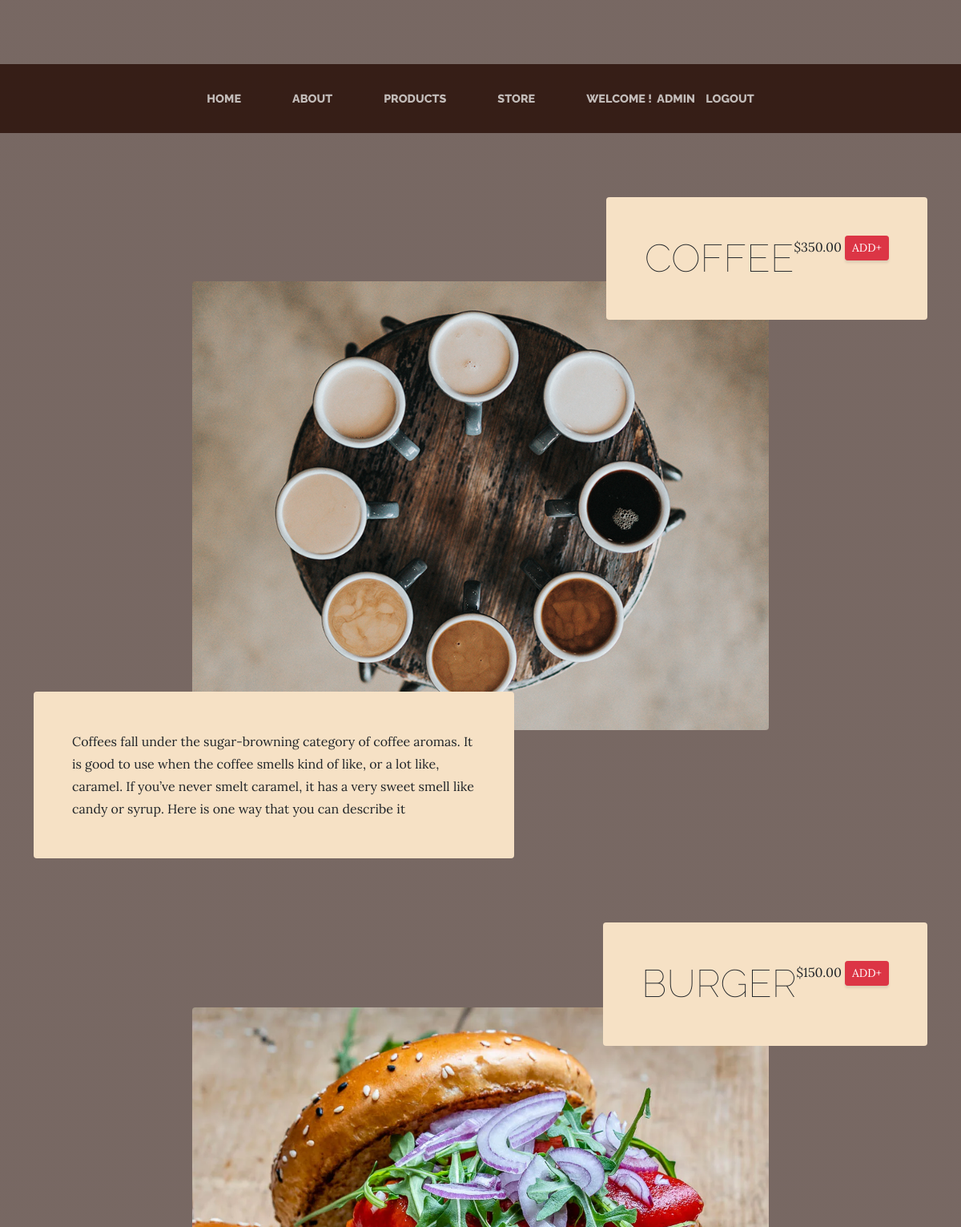
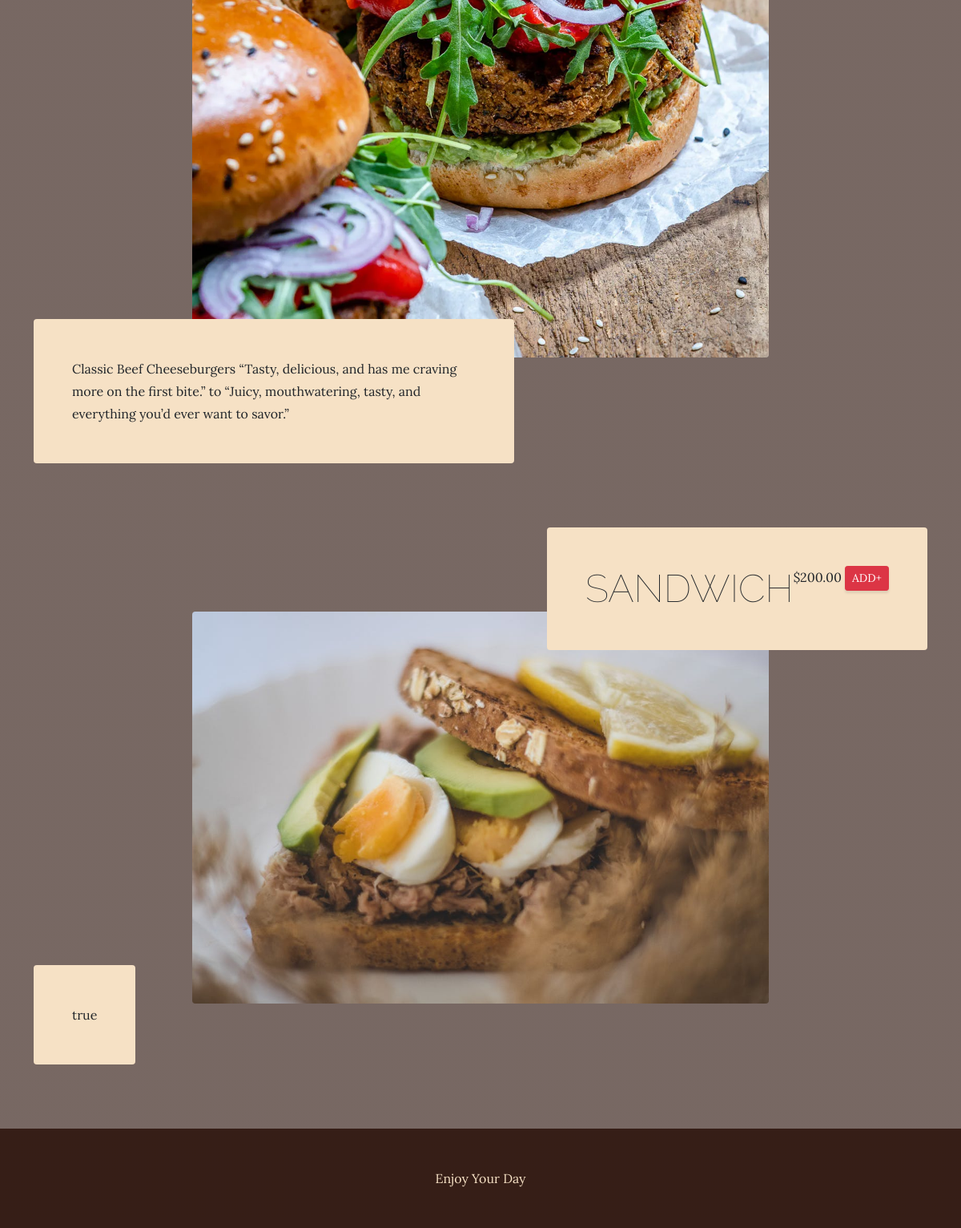
Screenshot of /products/ (signed in) with the database file from the repository (2 pictures, top to bottom).
### myapp/models.py (models this page shows)
class Products(models.Model):
    user = models.ForeignKey(User, on_delete = models.CASCADE)
    pname = models.CharField(max_length = 100)
    description = models.TextField()
    uom_id = models.IntegerField(null= True)
    price_per_unit = models.DecimalField(max_digits = 5, decimal_places = 2)
    image = models.ImageField(upload_to = "images", null = True)

### myapp/views.py (the view)
# urls.py: path('products/', products, name = "products"),
@login_required(login_url='/login')
def products(request):
	prod = Products.objects.all()
	return render(request, 'products.html', {'prod':prod})

### myapp/templates/products.html
{% load static %} {% include 'header.html' %} {% for pr in prod %}
<section class="page-section">
    <div class="container">
        <div class="product-item">
            <div class="product-item-title d-flex">
                <div class="bg-faded p-5 d-flex ms-auto rounded">
                    <h2 class="section-heading mb-0">
                        <span class="section-heading-lower">{{pr.pname}}</span>
                    </h2>
                        <span class="section-heading-upper">${{pr.price_per_unit}}
                    <a href="{% url 'order_det'%}" class="btn btn-danger btn-sm">ADD+</a>
                    </span>
                </div>
            </div>
            <img class="product-item-img mx-auto d-flex rounded img-fluid mb-3 mb-lg-0" src="{{pr.image.url}}" alt="..." />
            <div class="product-item-description d-flex me-auto">
                <div class="bg-faded p-5 rounded">
                    <p class="mb-0">{{pr.description}}</p>
                </div>
            </div>
        </div>
    </div>
</section>
{% endfor %}
{% include 'footer.html' %}

### myapp/templates/header.html (shortened to what this page needs)
{% load static %}
<!DOCTYPE html>
<html lang="en">
<head>
    <link href="{% static 'css/styles.css' %}" rel="stylesheet" />
</head>
<body>
    <nav class="navbar navbar-expand-lg navbar-dark py-lg-4" id="mainNav">
        <div class="container">
            <div class="collapse navbar-collapse" id="navbarSupportedContent">
                <ul class="navbar-nav mx-auto">
                    <li class="nav-item px-lg-4"><a class="nav-link text-uppercase" href="/">Home</a></li>
                    <li class="nav-item px-lg-4"><a class="nav-link text-uppercase" href="{% url 'about' %}">About</a></li>
                    <li class="nav-item px-lg-4"><a class="nav-link text-uppercase" href="{% url 'products' %}">Products</a></li>
                    <li class="nav-item px-lg-4"><a class="nav-link text-uppercase" href="{% url 'store' %}">Store</a></li>
                    {% if request.user.is_authenticated %}
                    <li class="nav-item px-lg-4"><a class="nav-link text-uppercase" href="{% url 'logout' %}"><span>Welcome !&nbsp; {{request.user}}</span>&nbsp;&nbsp;&nbsp;&nbsp;logout</a></li>
                    {% else %}
                    <li class="nav-item px-lg-4"><a class="nav-link text-uppercase" href="{% url 'register' %}">Signup</a></li>
                    {% endif %}
                </ul>
            </div>
        </div>
    </nav>

### rows the page displays
Products: pname "COFFEE", price_per_unit "350.00", image (picture), description "Coffees fall under the sugar-browning category of coffee aromas. It is good to use when the coffee smells kind of like, or a lot like, caramel. If you’ve never smelt caramel, it has a very sweet smell like candy or syrup. Here is one way that you can describe it"
Products: pname "BURGER", price_per_unit "150.00", image (picture), description "Classic Beef Cheeseburgers “Tasty, delicious, and has me craving more on the first bite.” to “Juicy, mouthwatering, tasty, and everything you’d ever want to savor.”"
Products: pname "SANDWICH", price_per_unit "200.00", image (picture), description "true"

### other values shown
{{ request.user }} "ADMIN"
